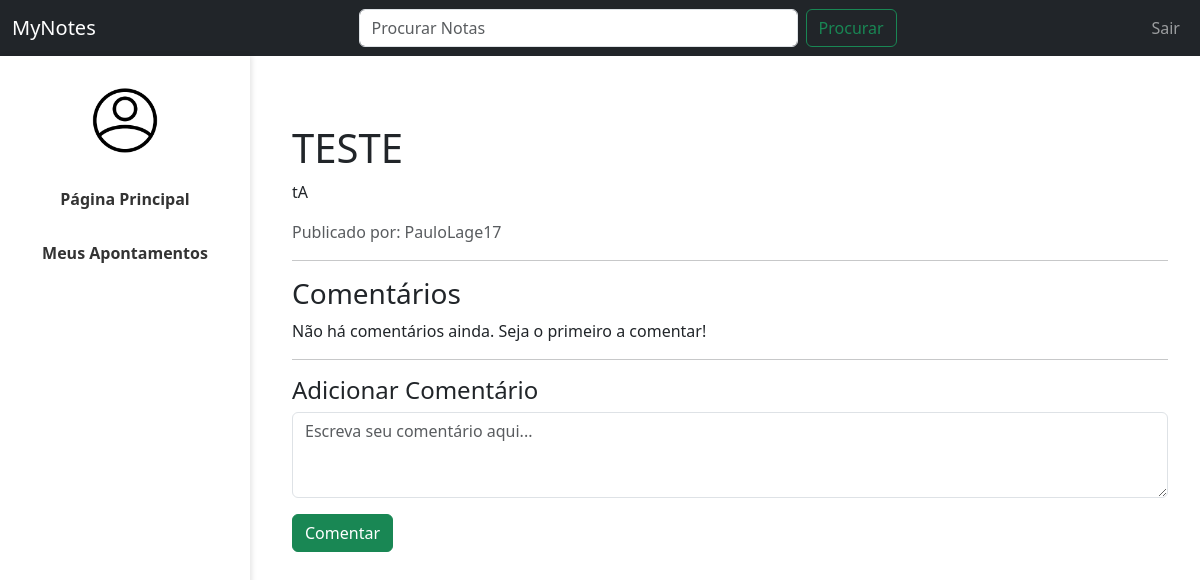
/MyNotes/publicacao.php?id=17 (signed in), run on the app's committed database.
### tables this page shows
CREATE TABLE `notes` (
  `id` int(11) NOT NULL AUTO_INCREMENT,
  `user_id` int(11) NOT NULL,
  `id_cadeira` int(11) DEFAULT NULL,
  `escola` int(11) DEFAULT NULL,
  `title` varchar(255) NOT NULL,
  `content` text NOT NULL,
  `private_status` tinyint(2) NOT NULL DEFAULT 1,
  `created_at` timestamp NOT NULL DEFAULT current_timestamp(),
  `updated_at` timestamp NOT NULL DEFAULT current_timestamp() ON UPDATE current_timestamp(),
  PRIMARY KEY (`id`),
  KEY `fk_user_notes` (`user_id`),
  KEY `fk_notes_escola` (`escola`),
  CONSTRAINT `fk_user_notes` FOREIGN KEY (`user_id`) REFERENCES `userdata` (`id`) ON DELETE CASCADE,
  CONSTRAINT `fk_notes_escola` FOREIGN KEY (`escola`) REFERENCES `escolas` (`id`) ON DELETE SET NULL
);

CREATE TABLE `userdata` (
  `id` int(11) NOT NULL AUTO_INCREMENT,
  `username` varchar(20) NOT NULL,
  `email` varchar(100) NOT NULL,
  `password` varchar(255) NOT NULL,
  `aprovado` tinyint(1) NOT NULL DEFAULT 0,
  `admin` tinyint(2) NOT NULL DEFAULT 0,
  `escola` int(11) DEFAULT NULL,
  PRIMARY KEY (`id`),
  UNIQUE KEY `username` (`username`),
  UNIQUE KEY `email` (`email`),
  KEY `fk_userdata_escola` (`escola`),
  CONSTRAINT `fk_userdata_escola` FOREIGN KEY (`escola`) REFERENCES `escolas` (`id`) ON DELETE SET NULL
);

### MyNotes/publicacao.php (the view, shortened to what this page needs)
<?php
$conn = new mysqli("localhost", "root", "", "notesdb");
$note_id = isset($_GET['id']) ? intval($_GET['id']) : 0;
$isAdmin = !empty($_SESSION["admin"]) && $_SESSION["admin"] == 2;
$sql = "SELECT n.title, n.content, nf.file_path, u.username
        FROM notes n
        LEFT JOIN note_files nf ON n.id = nf.note_id
        LEFT JOIN userdata u ON n.user_id = u.id
        WHERE n.id = ?";
$stmt = $conn->prepare($sql);
$stmt->bind_param("i", $note_id);
$stmt->execute();
$note = $stmt->get_result()->fetch_assoc();
$sql_comments = "SELECT c.id AS comment_id, c.comment, c.created_at, u.username
                 FROM comments c
                 JOIN userdata u ON c.user_id = u.id
                 WHERE c.note_id = ?
                 ORDER BY c.created_at DESC";
$stmt_comments = $conn->prepare($sql_comments);
$stmt_comments->bind_param("i", $note_id);
$stmt_comments->execute();
$comments = $stmt_comments->get_result();
?>
<!DOCTYPE html>
<html lang="pt">
<head>
    <link href="https://cdn.jsdelivr.net/npm/bootstrap@5.3.0/dist/css/bootstrap.min.css" rel="stylesheet">
    <link rel="stylesheet" href="styles.css">
</head>
<body>
<nav class="navbar navbar-expand-lg navbar-dark bg-dark">
    <div class="container-fluid">
        <a class="navbar-brand" href="index.php">MyNotes</a>
        <div class="collapse navbar-collapse" id="navbarNav">
            <ul class="navbar-nav w-100 align-items-center">
                <li class="nav-item mx-auto search-form" style="width: 50%;">
                    <form class="d-flex">
                        <input class="form-control me-2" type="search" placeholder="Procurar Notas" aria-label="Search">
                        <button class="btn btn-outline-success" type="submit">Procurar</button>
                    </form>
                </li>
                <?php if (isset($_SESSION["user_id"])): ?>
                    <li class="nav-item">
                        <a class="nav-link" href="logout.php">Sair</a>
                    </li>
                <?php else: ?>
                    <li class="nav-item">
                        <a class="nav-link" href="login.php">Login</a>
                    </li>
                <?php endif; ?>
            </ul>
        </div>
    </div>
</nav>
<div class="sidebar" style="text-align: center;">
    <a href="perfil.php" style="border: none; background: none; padding: 0;">
        <img src="./img/avatar.png" class="rounded-circle" style="width: 80px; border: none;" alt="Avatar" />
    </a>
    <a href="index.php">Página Principal</a>
    <a href="apontamentos.php">Meus Apontamentos</a>
</div>
<div class="content">
    <div class="container mt-5">
        <h1><?php echo htmlspecialchars($note["title"]); ?></h1>
        <p><?php echo nl2br(htmlspecialchars($note["content"])); ?></p>
        <p class="text-muted mt-3">Publicado por: <?php echo htmlspecialchars($note["username"]); ?></p>
        <hr>
        <h3>Comentários</h3>
        <?php if ($comments->num_rows > 0): ?>
            <?php while ($comment = $comments->fetch_assoc()): ?>
                <div class="mb-3">
                    <strong><?php echo htmlspecialchars($comment["username"]); ?></strong>
                    <p><?php echo nl2br(htmlspecialchars($comment["comment"])); ?></p>
                    <small class="text-muted"><?php echo $comment["created_at"]; ?></small>
                    <?php if ($isAdmin): ?>
                        <form method="POST" class="d-inline">
                            <input type="hidden" name="delete_comment_id" value="<?php echo $comment["comment_id"]; ?>">
                            <button type="submit" class="btn btn-danger btn-sm">Eliminar</button>
                        </form>
                    <?php endif; ?>
                </div>
            <?php endwhile; ?>
        <?php else: ?>
            <p>Não há comentários ainda. Seja o primeiro a comentar!</p>
        <?php endif; ?>
        <hr>
        <h4>Adicionar Comentário</h4>
        <form method="POST">
            <div class="mb-3">
                <textarea name="comment" class="form-control" rows="3" placeholder="Escreva seu comentário aqui..." required></textarea>
            </div>
            <button type="submit" class="btn btn-success">Comentar</button>
        </form>
    </div>
</div>
</body>
</html>

### MyNotes/styles.css (style rules this page uses)
.sidebar { width: 250px; height: 100vh; position: fixed; left: 0; top: 56px; padding-top: 20px; box-shadow: 2px 0 5px rgba(0, 0, 0, 0.1); }
.sidebar a { display: block; padding: 15px; color: #333; text-decoration: none; font-weight: bold; }
.content { margin-left: 260px; padding: 20px; max-width: calc(100% - 260px); }

### data on the page
notes: title "TESTE", content "tA", user.username "PauloLage17"
